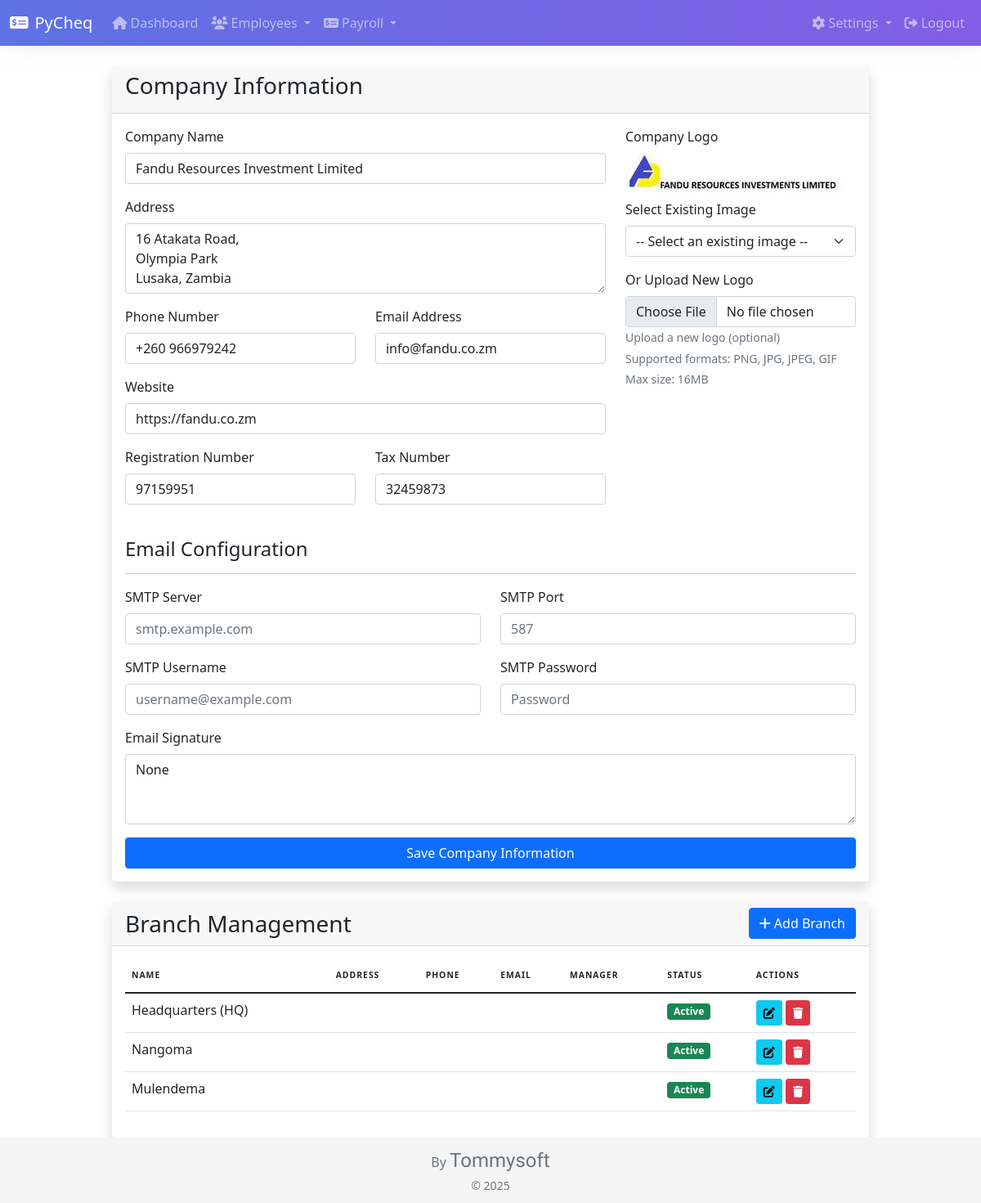
The app's page /company (signed in) with its own data.
### models.py (models this page shows, shortened)
class Company(db.Model):
    id = db.Column(db.Integer, primary_key=True)
    name = db.Column(db.String(200), nullable=False)
    address = db.Column(db.Text, nullable=False)
    phone = db.Column(db.String(20), nullable=False)
    email = db.Column(db.String(120), nullable=False)
    website = db.Column(db.String(120))
    registration_number = db.Column(db.String(50), nullable=False)
    tax_number = db.Column(db.String(50), nullable=False)
    logo = db.Column(db.String(255))
    email_signature = db.Column(db.Text)
    email_footer = db.Column(db.Text)
    licenses = db.relationship('License', backref='company', lazy=True)

class Branch(db.Model):
    id = db.Column(db.Integer, primary_key=True)
    name = db.Column(db.String(100), nullable=False, unique=True)
    address = db.Column(db.Text, nullable=True)
    phone = db.Column(db.String(20), nullable=True)
    email = db.Column(db.String(120), nullable=True)
    manager = db.Column(db.String(100), nullable=True)
    is_active = db.Column(db.Boolean, default=True)
    created_at = db.Column(db.DateTime, nullable=False, default=datetime.utcnow)
    updated_at = db.Column(db.DateTime, nullable=False, default=datetime.utcnow, onupdate=datetime.utcnow)

### app.py (the view, shortened to what this page needs)
@app.route('/company', methods=['GET', 'POST'])
@login_required
def company_settings():
    company = Company.query.first()
    branches = Branch.query.all()
    upload_folder = os.path.join(app.static_folder, 'static', 'uploads')
    existing_images = []
    return render_template('company_settings.html', company=company, branches=branches, existing_images=existing_images)

### templates/company_settings.html (shortened to what this page needs)
{% extends "base.html" %}
{% block content %}
<div class="container mb-4">
    <div class="row justify-content-center mb-4">
        <div class="col-md-10">
            <div class="card shadow">
                <div class="card-header">
                    <h3>Company Information</h3>
                </div>
                <div class="card-body">
                    <form method="POST" enctype="multipart/form-data">
                        <div class="row">
                            <div class="col-md-8">
                                <div class="mb-3">
                                    <label for="name" class="form-label">Company Name</label>
                                    <input type="text" class="form-control" id="name" name="name" value="{{ company.name if company else '' }}" required>
                                </div>
                                <div class="mb-3">
                                    <label for="address" class="form-label">Address</label>
                                    <textarea class="form-control" id="address" name="address" rows="3" required>{{ company.address if company else '' }}</textarea>
                                </div>
                                <div class="row">
                                    <div class="col-md-6">
                                        <div class="mb-3">
                                            <label for="phone" class="form-label">Phone Number</label>
                                            <input type="tel" class="form-control" id="phone" name="phone" value="{{ company.phone if company else '' }}" required>
                                        </div>
                                    </div>
                                    <div class="col-md-6">
                                        <div class="mb-3">
                                            <label for="email" class="form-label">Email Address</label>
                                            <input type="email" class="form-control" id="email" name="email" value="{{ company.email if company else '' }}" required>
                                        </div>
                                    </div>
                                </div>
                                <div class="mb-3">
                                    <label for="website" class="form-label">Website</label>
                                    <input type="url" class="form-control" id="website" name="website" value="{{ company.website if company else '' }}" placeholder="https://example.com">
                                </div>
                                <div class="row">
                                    <div class="col-md-6">
                                        <div class="mb-3">
                                            <label for="registration_number" class="form-label">Registration Number</label>
                                            <input type="text" class="form-control" id="registration_number" name="registration_number" value="{{ company.registration_number if company else '' }}" required>
                                        </div>
                                    </div>
                                    <div class="col-md-6">
                                        <div class="mb-3">
                                            <label for="tax_number" class="form-label">Tax Number</label>
                                            <input type="text" class="form-control" id="tax_number" name="tax_number" value="{{ company.tax_number if company else '' }}" required>
                                        </div>
                                    </div>
                                </div>
                            </div>
                            <div class="col-md-4">
                                <div class="mb-3">
                                    <label for="logo" class="form-label">Company Logo</label>
                                    {% if company and company.logo %}
                                    <div class="mb-2">
                                        <img src="{{ url_for('static', filename=company.logo) }}" class="img-fluid rounded" alt="Company Logo">
                                    </div>
                                    {% endif %}
                                    <div class="mb-3">
                                        <label for="existing_logo" class="form-label">Select Existing Image</label>
                                        <select class="form-select mb-2" id="existing_logo" name="existing_logo">
                                            <option value="none">-- Select an existing image --</option>
                                        </select>
                                    </div>
                                    <label for="logo" class="form-label">Or Upload New Logo</label>
                                    <input type="file" class="form-control" id="logo" name="logo" accept="image/*">
                                    <small class="form-text text-muted">Upload a new logo (optional)</small>
                                    <small class="form-text text-muted d-block">Supported formats: PNG, JPG, JPEG, GIF</small>
                                    <small class="form-text text-muted d-block">Max size: 16MB</small>
                                </div>
                            </div>
                        </div>
                        <div class="mt-4">
                            <h4>Email Configuration</h4>
                            <hr>
                            <div class="row">
                                <div class="col-md-6">
                                    <div class="mb-3">
                                        <label for="email_server" class="form-label">SMTP Server</label>
                                        <input type="text" class="form-control" id="email_server" name="email_server" value="{{ company.email_server if company else '' }}" placeholder="smtp.example.com">
                                    </div>
                                </div>
                                <div class="col-md-6">
                                    <div class="mb-3">
                                        <label for="email_port" class="form-label">SMTP Port</label>
                                        <input type="number" class="form-control" id="email_port" name="email_port" value="{{ company.email_port if company else '' }}" placeholder="587">
                                    </div>
                                </div>
                            </div>
                            <div class="row">
                                <div class="col-md-6">
                                    <div class="mb-3">
                                        <label for="email_username" class="form-label">SMTP Username</label>
                                        <input type="text" class="form-control" id="email_username" name="email_username" value="{{ company.email_username if company else '' }}" placeholder="username@example.com">
                                    </div>
                                </div>
                                <div class="col-md-6">
                                    <div class="mb-3">
                                        <label for="email_password" class="form-label">SMTP Password</label>
                                        <input type="password" class="form-control" id="email_password" name="email_password" value="{{ company.email_password if company else '' }}" placeholder="Password">
                                    </div>
                                </div>
                            </div>
                            <div class="mb-3">
                                <label for="email_signature" class="form-label">Email Signature</label>
                                <textarea class="form-control" id="email_signature" name="email_signature" rows="3">{{ company.email_signature if company else '' }}</textarea>
                            </div>
                        </div>
<div class="d-grid gap-2">
                            <button type="submit" class="btn btn-primary">Save Company Information</button>
                        </div>
                    </form>
                </div>
            </div>
        </div>
    </div>
    <div class="row justify-content-center">
        <div class="col-md-10">
            <div class="card shadow">
                <div class="card-header d-flex justify-content-between align-items-center">
                    <h3 class="mb-0">Branch Management</h3>
                    <button type="button" class="btn btn-primary" data-bs-toggle="modal" data-bs-target="#addBranchModal">
                        <i class="fas fa-plus"></i> Add Branch
                    </button>
                </div>
                <div class="card-body">
                    {% if branches %}
                    <div class="table-responsive">
                        <table class="table table-hover">
                            <thead>
                                <tr>
                                    <th>Name</th>
                                    <th>Address</th>
                                    <th>Phone</th>
                                    <th>Email</th>
                                    <th>Manager</th>
                                    <th>Status</th>
                                    <th>Actions</th>
                                </tr>
                            </thead>
                            <tbody>
                                {% for branch in branches %}
                                <tr>
                                    <td>{{ branch.name }}</td>
                                    <td>{{ branch.address }}</td>
                                    <td>{{ branch.phone }}</td>
                                    <td>{{ branch.email }}</td>
                                    <td>{{ branch.manager }}</td>
                                    <td>
                                        {% if branch.is_active %}
                                        <span class="badge bg-success">Active</span>
                                        {% else %}
                                        <span class="badge bg-danger">Inactive</span>
                                        {% endif %}
                                    </td>
                                    <td>
                                        <button type="button" class="btn btn-sm btn-info" data-bs-toggle="modal" data-bs-target="#editBranchModal{{ branch.id }}">
                                            <i class="fas fa-edit"></i>
                                        </button>
                                        <button type="button" class="btn btn-sm btn-danger" data-bs-toggle="modal" data-bs-target="#deleteBranchModal{{ branch.id }}">
                                            <i class="fas fa-trash"></i>
                                        </button>
                                    </td>
                                </tr>
                                {% endfor %}
                            </tbody>
                        </table>
                    </div>
                    {% else %}
                    <div class="alert alert-info">
                        <i class="fas fa-info-circle"></i> No branches have been added yet. Click "Add Branch" to create your first branch.
                    </div>
                    {% endif %}
                </div>
            </div>
        </div>
    </div>
</div>
{% endblock %}

### templates/base.html (shortened to what this page needs)
<!DOCTYPE html>
<html lang="en">
<head>
    <link href="https://cdn.jsdelivr.net/npm/bootstrap@5.1.3/dist/css/bootstrap.min.css" rel="stylesheet">
    <link href="https://cdnjs.cloudflare.com/ajax/libs/font-awesome/6.0.0/css/all.min.css" rel="stylesheet">
</head>
<body>
    {% if request.endpoint != 'index' %}
    <nav class="navbar navbar-expand-lg navbar-dark bg-gradient-primary mb-4">
        <div class="container-fluid">
            <a class="navbar-brand" href="{{ url_for('dashboard') }}">
                <i class="fas fa-money-check-alt me-2"></i>PyCheq
            </a>
            <div class="collapse navbar-collapse" id="navbarNav">
                <ul class="navbar-nav me-auto">
                    <li class="nav-item">
                        <a class="nav-link {% if request.endpoint == 'dashboard' %}active{% endif %}" href="{{ url_for('dashboard') }}">
                            <i class="fas fa-home"></i> Dashboard
                        </a>
                    </li>
                    <li class="nav-item dropdown">
                        <a class="nav-link dropdown-toggle" href="#" id="employeeDropdown" role="button" data-bs-toggle="dropdown">
                            <i class="fas fa-users"></i> Employees
                        </a>
                    </li>
                    <li class="nav-item dropdown">
                        <a class="nav-link dropdown-toggle" href="#" id="payrollDropdown" role="button" data-bs-toggle="dropdown">
                            <i class="fas fa-money-check-alt"></i> Payroll
                        </a>
                    </li>
                </ul>
                <ul class="navbar-nav ms-auto">
                    <li class="nav-item dropdown">
                        <a class="nav-link dropdown-toggle" href="#" id="settingsDropdown" role="button" data-bs-toggle="dropdown">
                            <i class="fas fa-cog"></i> Settings
                        </a>
                    </li>
                    {% if current_user.is_authenticated %}
                    <li class="nav-item">
                        <a class="nav-link" href="{{ url_for('logout') }}">
                            <i class="fas fa-sign-out-alt"></i> Logout
                        </a>
                    </li>
                    {% endif %}
                </ul>
            </div>
        </div>
    </nav>
    {% endif %}
    {% block content %}{% endblock %}
    <footer class="footer">
        <div class="container text-center">
            <span class="text-muted">By <span style="font-family: 'Allura', cursive; font-size: 1.5em;">Tommysoft</span></span><br>
            <small class="text-muted">&copy; 2025</small>
        </div>
    </footer>
</body>
</html>

### records on screen
Company: name "Fandu Resources Investment Limited", address "16 Atakata Road, Olympia Park Lusaka, Zambia", phone "+260 966979242", email "info@fandu.co.zm", website "https://fandu.co.zm", registration_number "97159951", tax_number "32459873", logo (picture), email_signature "None"
Branch: name "Headquarters (HQ)", is_active "Active"
Branch: name "Nangoma", is_active "Active"
Branch: name "Mulendema", is_active "Active"
